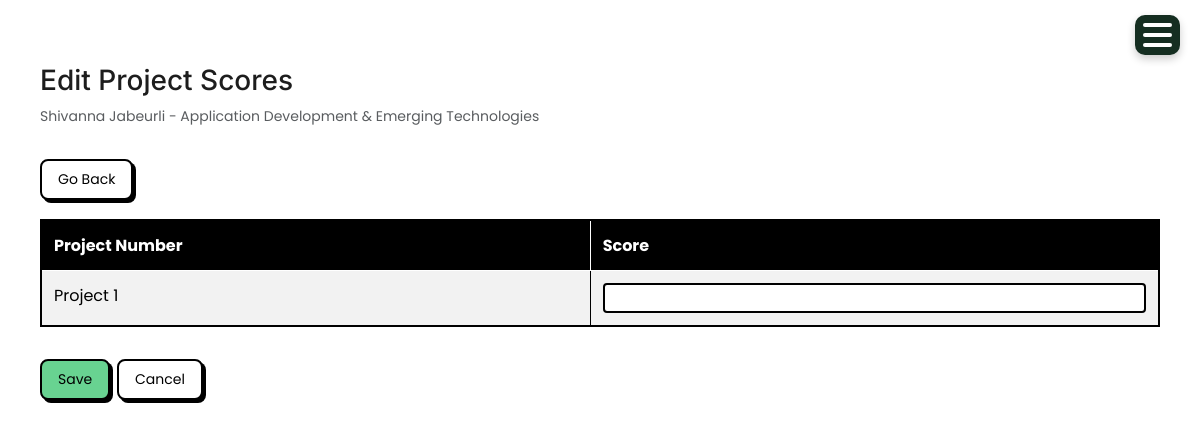
The page /score/edit/project/26/26/ on the database as committed earlier.
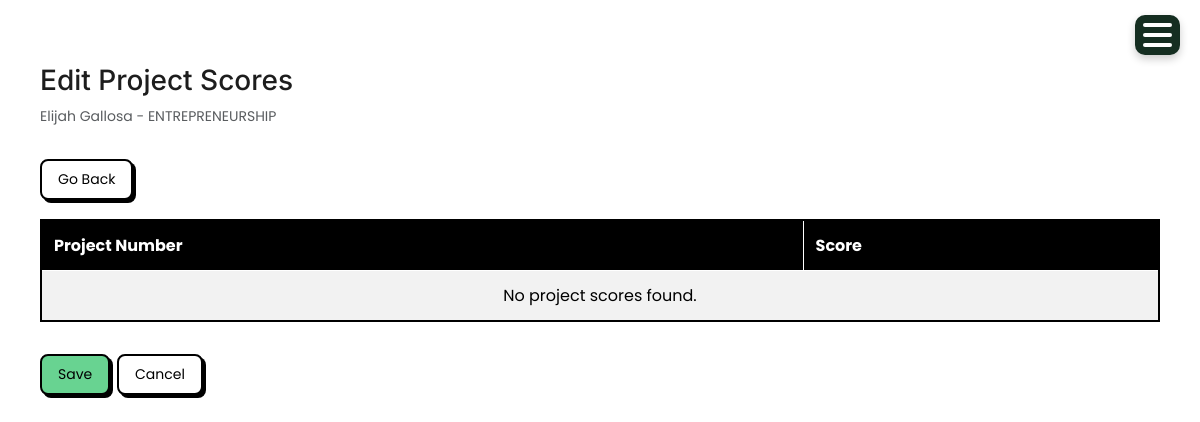
The same page on the database as committed later.
### account/models.py (models this page shows, shortened)
class StudentRecord(models.Model):
    STATUS_CHOICES = [
        ('active', 'Active'),
        ('inactive', 'Inactive'),
        ('graduated', 'Graduated'),
        ('transferred', 'Transferred'),
    ]
    SECTION_CHOICES = [
        ('Grade 7', 'Grade 7'),
        ('Grade 8', 'Grade 8'),
        ('Grade 9', 'Grade 9'),
        ('Grade 10', 'Grade 10'),
    ]
    GENDER_CHOICES = [
        ('Male', 'Male'),
        ('Female', 'Female'),
    ]
    student_id = models.PositiveIntegerField()
    fullname = models.CharField(max_length=100)
    grade_and_section = models.CharField(max_length=20, choices=SECTION_CHOICES, default='active')
    gender = models.CharField(max_length=20, choices=GENDER_CHOICES, default='active')
    age = models.PositiveIntegerField()
    address = models.CharField(max_length=200)
    parent = models.CharField(max_length=100)
    parent_contact = models.PositiveIntegerField()
    status = models.CharField(max_length=20, choices=STATUS_CHOICES, default='active')
    account_username = models.CharField(max_length=150, blank=True, null=True)

class Subject(models.Model):
    code = models.CharField(max_length=20, default='DEFAULT_CODE')
    name = models.CharField(max_length=100)
    department = models.CharField(max_length=100)
    grade_level = models.CharField(max_length=10, choices=[
        ('Grade 7', 'Grade 7'),
        ('Grade 8', 'Grade 8'),
        ('Grade 9', 'Grade 9'),
        ('Grade 10', 'Grade 10')
    ], blank=True, null=True)
    status = models.CharField(max_length=10, choices=[('Active','Active'),('Inactive','Inactive')])

### account/views.py (the view, shortened to what this page needs)
# urls.py: path('score/edit/project/<int:student_id>/<int:subject_id>/', views.edit_project_scores, name='edit_project_scores'),
def edit_project_scores(request, student_id, subject_id):
    student = get_object_or_404(StudentRecord, id=student_id)
    subject = get_object_or_404(Subject, id=subject_id)
    project_scores = ProjectScore.objects.filter(student=student, subject=subject).order_by('project_number')
    student_project_map = {ps.project_number: ps.score for ps in project_scores}
    subject_project_nums = list(ProjectScore.objects.filter(subject=subject).values_list('project_number', flat=True).distinct())
    max_project_num = max(subject_project_nums) if subject_project_nums else 0
    if max_project_num > 0:
        project_dict = {i: student_project_map.get(i) for i in range(1, max_project_num + 1)}
    else:
        project_dict = student_project_map
    return render(request, 'edit_project_scores.html', {
        'student': student,
        'subject': subject,
        'project_scores': project_dict,
        'tab': 'project'
    })

### templates/edit_project_scores.html (shortened to what this page needs)
{% extends 'base.html' %}
{% block content %}
<div class="container mt-4">
  <h2>Edit Project Scores</h2>
  <p class="text-muted">{{ student.fullname }} - {{ subject.name }}</p>
  <a href="{% url 'score' %}" class="btn btn-secondary mb-3">Go Back</a>
  <form method="post">
    <div class="table-responsive">
      <table class="table table-striped table-bordered">
        <thead class="table-dark">
          <tr>
            <th>Project Number</th>
            <th>Score</th>
          </tr>
        </thead>
        <tbody>
          {% for project_num, score in project_scores.items %}
          <tr>
            <td>Project {{ project_num }}</td>
            <td>
              <input type="number"
                     step="0.01"
                     min="0"
                     max="100"
                     name="project_{{ project_num }}"
                     value="{{ score }}"
                     class="form-control form-control-sm"
                     required>
            </td>
          </tr>
          {% empty %}
          <tr>
            <td colspan="2" class="text-center">No project scores found.</td>
          </tr>
          {% endfor %}
        </tbody>
      </table>
    </div>
    <div class="mt-3">
      <button type="submit" class="btn btn-success">Save</button>
      <a href="{% url 'score' %}" class="btn btn-secondary">Cancel</a>
    </div>
  </form>
</div>
{% endblock %}

Rows that differ between the two databases and show on the page:
changed StudentRecord: fullname "Shivanna Jabeurli" → "Elijah Gallosa"
changed Subject: name "Application Development & Emerging Technologies" → "ENTREPRENEURSHIP"
Other text that changed with them:
text now shown: "No project scores found."
list line gone: "Project 1 "
